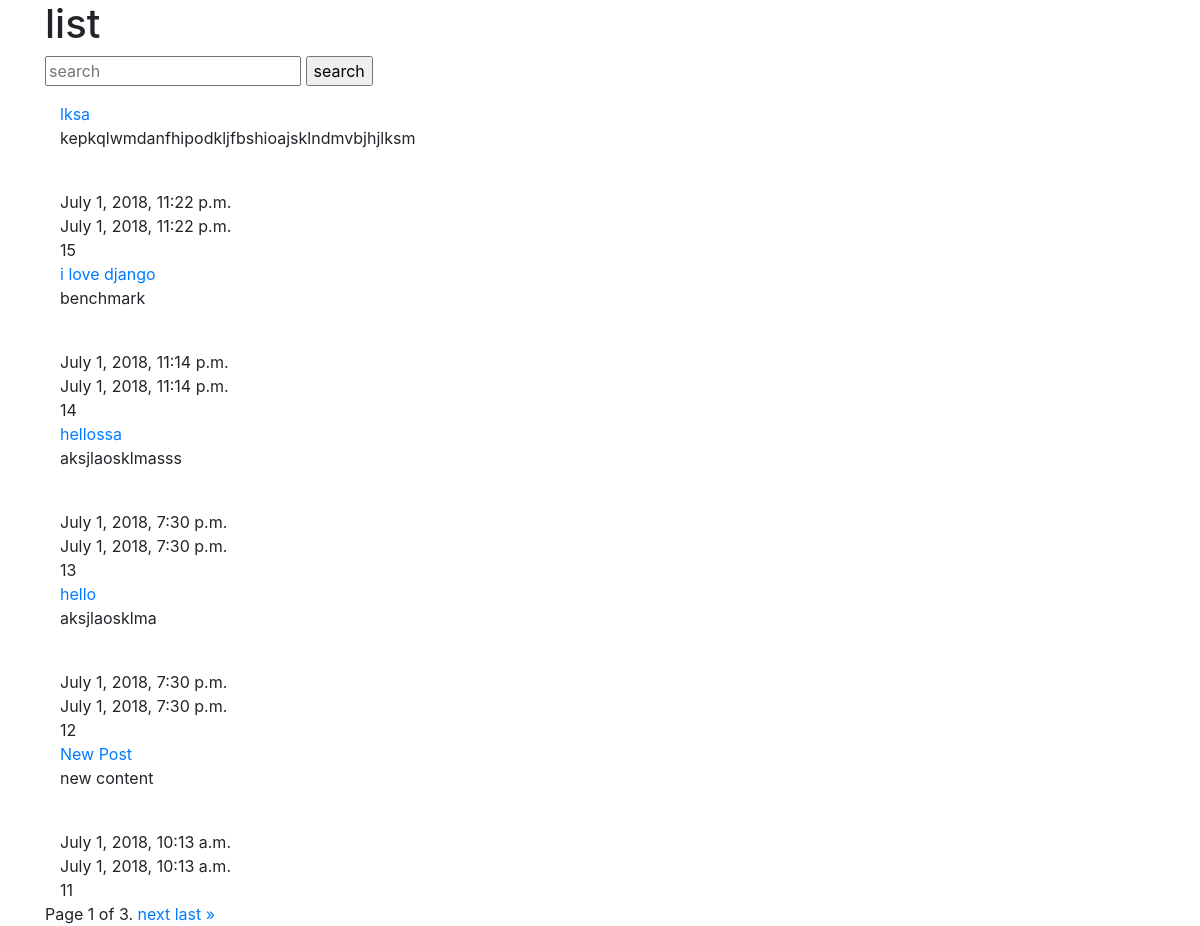
The app's page /posts/, older data.
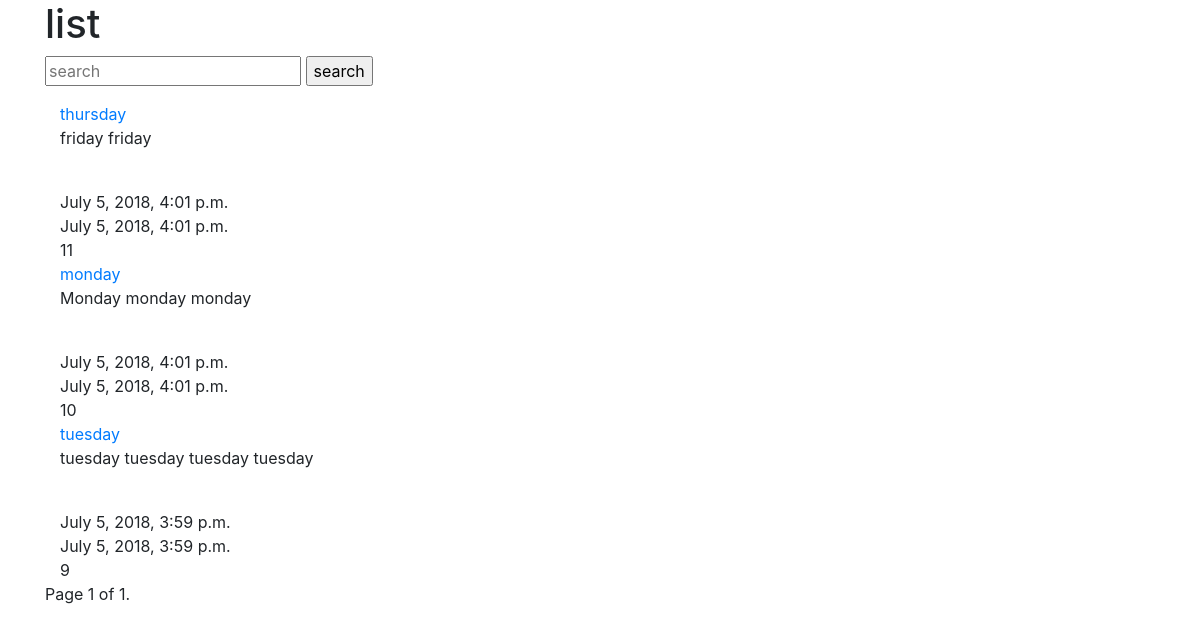
The same page, newer data.
### posts/models.py (models this page shows, shortened)
class Post(models.Model):
	title = models.CharField(max_length=120)
	slug = models.SlugField(unique=True)
	content = models.TextField()
	updated = models.DateTimeField(auto_now= True, auto_now_add= False)
	timestamp =models.DateTimeField(auto_now= False, auto_now_add=True)
	def get_absolute_url(self):
	    return reverse("detail",kwargs = {"id":self.id})

### posts/views.py (the view)
# urls.py: url(r'^posts/$', views.post_list, name='list')
def post_list(request):
	queryset_list= Post.objects.all().order_by("-timestamp")
	query= request.GET.get('q')
	print ("hi XXXXXXXXXXXXXXXXXXXX ")
	print(query)
	if query:
		queryset_list = queryset_list.filter(title__icontains=query)
		print(queryset_list)
		print(len(queryset_list))
	paginator = Paginator(queryset_list, 5) # Show 25 contacts per page
	page = request.GET.get('page')
	try:
		queryset = paginator.page(page)
	except PageNotAnInteger:
		queryset = paginator.page(1)
	except EmptyPage:
		queryset = paginator.page(	paginator.num_pages)
	context = {
	"title":"list",
	"object_list":queryset,
	}
	return render(request,"post_list.html",context)

### posts/templates/post_list.html (shortened to what this page needs)
{% extends "base.html" %}
{% block content %}
    <h1> {{title}}</h1>
    <form method="GET" action=''    >
      <input type="text" name="q" placeholder="search" value="{{ request.get.q }}">
      <input type="submit" value= "search"/>
    </form>
      {% for obj in object_list %}
        <div class="col-sm-6" >
          <a href='{{ obj.get_absolute_url }}'>{{obj.title}}<br/></a>
          {{obj.content |linebreaks }}<br/>
          {{obj.timestamp}}<br/>
          {{obj.updated}}<br/>
          {{obj.id}}<br/>
      </div>
      {% endfor %}
      <div class="pagination">
    <span class="step-links">
        <span class="current">
            Page {{ object_list.number }} of {{ object_list.paginator.num_pages }}.
        </span>
        {% if object_list.has_next %}
            <a href="?page={{ object_list.next_page_number }}">next</a>
            <a href="?page={{ object_list.paginator.num_pages }}">last &raquo;</a>
        {% endif %}
    </span>
</div>
{% endblock content %}

### posts/templates/base.html (shortened to what this page needs)
<html>
  <head>
    {% load static %}
    <link rel="stylesheet" href ="{% static '/css/base.css' %}"/>
    <link rel="stylesheet" href="https://stackpath.bootstrapcdn.com/bootstrap/4.1.1/css/bootstrap.min.css">
  </head>
  <body>
    <div class='container'>
	  {% block content %}
      {% endblock content %}
    </div>
  </body>
</html>

### posts/static/css/base.css (style rules this page uses)
h1 { color: #ff0000; }

Row changes from the older to the newer data that the page shows:
removed Post: title "lksa", content "kepkqlwmdanfhipodkljfbshioajsklndmvbjhjlksm", timestamp "July 1, 2018, 11:22 p.m.", updated "July 1, 2018, 11:22 p.m.", id "15"
removed Post: title "i love django", content "benchmark", timestamp "July 1, 2018, 11:14 p.m.", updated "July 1, 2018, 11:14 p.m.", id "14"
removed Post: title "hellossa", content "aksjlaosklmasss", timestamp "July 1, 2018, 7:30 p.m.", updated "July 1, 2018, 7:30 p.m.", id "13"
removed Post: title "hello", content "aksjlaosklma", timestamp "July 1, 2018, 7:30 p.m.", updated "July 1, 2018, 7:30 p.m.", id "12"
changed Post id 11: title "New Post" → "thursday"; content "new content" → "friday friday"; timestamp "July 1, 2018, 10:13 a.m." → "July 5, 2018, 4:01 p.m."; updated "July 1, 2018, 10:13 a.m." → "July 5, 2018, 4:01 p.m."
now on this page (row edited): Post: title "monday", content "Monday monday monday", timestamp "July 5, 2018, 4:01 p.m.", updated "July 5, 2018, 4:01 p.m.", id "10"
added Post: title "tuesday", content "tuesday tuesday tuesday tuesday", timestamp "July 5, 2018, 3:59 p.m.", updated "July 5, 2018, 3:59 p.m.", id "9"
Text that changed along with them:
{{ object_list.paginator.num_pages }}: "3" → "1"
text no longer shown: "next last »"
